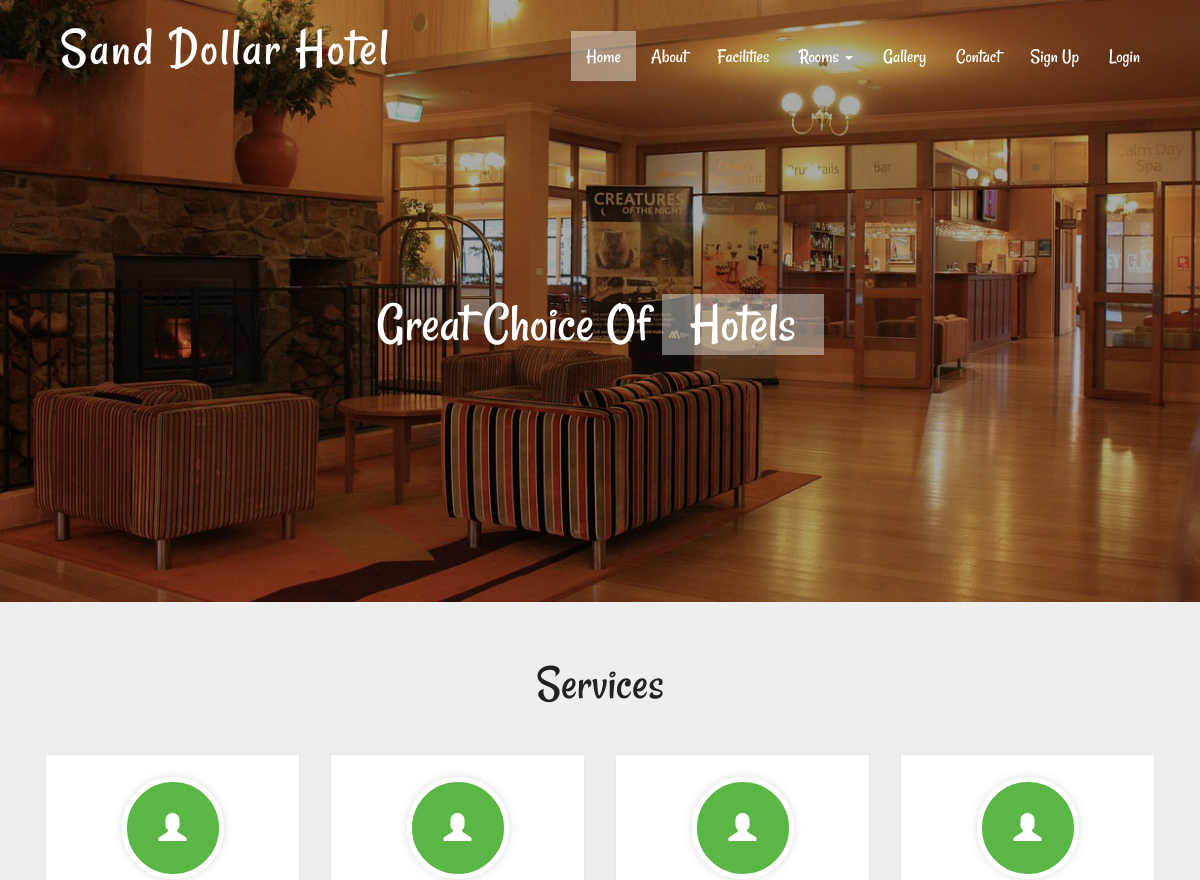
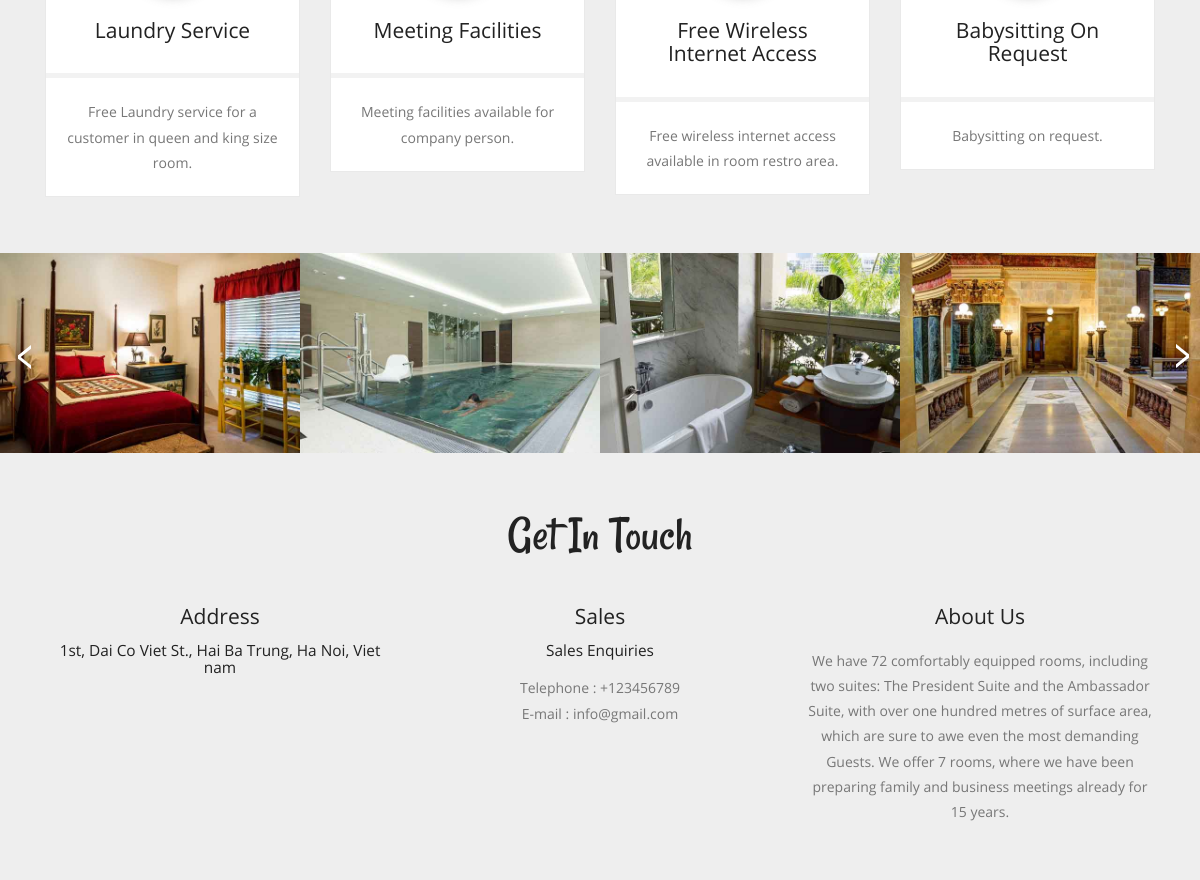
The page / on the database its author committed (2 pictures, top to bottom).
### tables this page shows
CREATE TABLE `tblfacility` (
  `ID` int(10) NOT NULL,
  `FacilityTitle` varchar(200) DEFAULT NULL,
  `Description` mediumtext DEFAULT NULL,
  `Image` varchar(200) DEFAULT NULL,
  `CreationDate` timestamp NULL DEFAULT current_timestamp()
);

CREATE TABLE `tblpage` (
  `ID` int(10) NOT NULL,
  `PageType` varchar(120) DEFAULT NULL,
  `PageTitle` varchar(200) DEFAULT NULL,
  `PageDescription` mediumtext DEFAULT NULL,
  `Email` varchar(120) DEFAULT NULL,
  `MobileNumber` bigint(10) DEFAULT NULL,
  `UpdationDate` timestamp NULL DEFAULT NULL ON UPDATE current_timestamp()
);

### src/index.php (the view, shortened to what this page needs)
<?php
include('includes/dbconnection.php');
?>
<!DOCTYPE HTML>
<html>
<head>
	<link href="css/bootstrap.css" rel="stylesheet" type="text/css" media="all">
	<link href="css/style.css" rel="stylesheet" type="text/css" media="all" />
</head>
<body>
	<div class="header">
		<div class="container">
			<?php include_once('includes/header.php'); ?>
			<div class="slider">
				<div class="callbacks_container">
					<ul class="rslides" id="slider">
						<li>
							<h3>great choice of <span>hotels</span> </h3>
						</li>
					</ul>
				</div>
			</div>
		</div>
	</div>
	<div class="content">
		<div class="features">
			<div class="container">
				<h3>Services</h3>
				<div class="features-grids">
					<?php
					$sql = "SELECT * from tblfacility order by rand() limit 4";
					$query = $dbh->prepare($sql);
					$query->execute();
					$results = $query->fetchAll(PDO::FETCH_OBJ);
					if ($query->rowCount() > 0) {
						foreach ($results as $row) {               ?>
							<div class="col-md-3 feature-grid">
								<div class="feature">
									<div class="feature1">
										<span class="glyphicon glyphicon-user" aria-hidden="true"></span>
										<h4><?php echo htmlentities($row->FacilityTitle); ?></h4>
									</div>
									<div class="feature2">
										<p><?php echo htmlentities($row->Description); ?>. </p>
									</div>
								</div>
							</div>
					<?php $cnt = $cnt + 1;
						}
					} ?>
					<div class="clearfix"></div>
				</div>
			</div>
		</div>
		<div class="slider1">
			<div class="arrival-grids">
				<ul id="flexiselDemo1">
					<li>
						<a href="index.php"><img src="images/s1.jpg" alt="" />
						</a>
					</li>
					<li>
						<a href="index.php"><img src="images/s2.jpg" alt="" />
						</a>
					</li>
					<li>
						<a href="index.php"><img src="images/s3.jpg" alt="" />
						</a>
					</li>
					<li>
						<a href="index.php"><img src="images/s4.jpg" alt="" />
						</a>
					</li>
				</ul>
			</div>
		</div>
		<?php include_once('includes/getintouch.php'); ?>
</body>
</html>

### src/includes/getintouch.php (shortened to what this page needs)
<div class="touch-section">
	<div class="container">
		<h3>get in touch</h3>
		<div class="touch-grids">
			<?php
				$sql="SELECT * from tblpage where PageType='contactus'";
				$query = $dbh -> prepare($sql);
				$query->execute();
				$results=$query->fetchAll(PDO::FETCH_OBJ);
				$cnt=1;
				if($query->rowCount() > 0) {
					foreach($results as $row) {
			?>
			<div class="col-md-4 touch-grid">
				<h4>address</h4>
				<h5><?php echo htmlentities($row->PageDescription);?></h5>
			</div>
			<div class="col-md-4 touch-grid">
				<h4>Sales</h4>
				<h5>Sales Enquiries</h5>
				<p>Telephone : +<?php  echo htmlentities($row->MobileNumber);?></p>
				<p>E-mail : <?php  echo htmlentities($row->Email);?></p>
			</div>
			<?php $cnt=$cnt+1;}} ?>
			<div class="col-md-4 touch-grid">
				<?php
					$sql="SELECT * from tblpage where PageType='aboutus'";
					$query = $dbh -> prepare($sql);
					$query->execute();
					$results=$query->fetchAll(PDO::FETCH_OBJ);
					$cnt=1;
					if($query->rowCount() > 0) {
						foreach($results as $row) {
				?>
				<h4><?php  echo htmlentities($row->PageTitle);?></h4>
				<br>
				<p><?php  echo htmlentities($row->PageDescription);?></p>
				</div><?php $cnt=$cnt+1;}} ?>
					<div class="clearfix"></div>
				</div>
			</div>
		</div>
	</div>

### src/css/style.css (style rules this page uses)
body a { transition:0.5s all; -webkit-transition:0.5s all; -moz-transition:0.5s all; -o-transition:0.5s all; -ms-transition:0.5s all; }
h1,h2,h3,h4,h5,h6 { padding:0 0; margin:0 0; }
p { padding:0 0; margin:0 0; }
ul { padding:0 0; margin:0 0; }
body { padding:0 0; margin:0 0; font-family: 'OpenSans-Regular' }
.header { background:url(../images/banner1.jpg) no-repeat 0px 0px; background-size:cover; -webkit-background-size: cover; -moz-background-size: cover; -o-background-size: cover; -ms-background-size: cover; min-height:764px; padding-bottom: 4em; }
.slider { position: relative; text-align: center; width: 100%; margin: 20em 0 0; }
.rslides { position: relative; list-style: none; overflow: hidden; width: 100%; padding: 0; margin: 0; }
.rslides h3 { color: #fff; font-size: 4em; text-transform: capitalize; font-family: 'Rancho-Regular'; }
.rslides h3 span { color: #fff; background-color: rgba(249, 255, 247, 0.42); padding: .5em; }
.rslides li { -webkit-backface-visibility: hidden; position: absolute; display: none; width: 100%; left: 0; top: 0; }
.rslides li:first-child { position: relative; display: block; float: left; }
.features { text-align: center; padding: 4em 0; background:#eee; }
.feature { background: #fff; border: 1px solid #E9E9E9; }
.features h3 { font-size: 3.5em; text-transform: capitalize; font-family: 'Rancho-Regular'; color: #222; }
.feature2 p { font-size: 1em; line-height: 1.8em; color: #777; border-top: 5px solid #F2F2F2; padding: 1.5em; }
.feature1 h4 { font-size: 1.5em; color: #222; padding: 1em 0 0.5em; text-transform: capitalize; }
span.glyphicon.glyphicon-user,span.glyphicon.glyphicon-camera,span.glyphicon.glyphicon-calendar,span.glyphicon.glyphicon-gift { border-radius: 4em; font-size: 2em; -webkit-border-radius: 4em; -moz-border-radius: 4em; -o-border-radius: 4em; border: 5px solid #FFF; box-shadow: 0px 0px 10px rgba(119, 119, 119, 0.25); -webkit-box-shadow: 0px 0px 10px rgba(119, 119, 119, 0.25); -moz-box-shadow: 0px 0px 10px rgba(119, 119, 119, 0.25); -o-box-shadow: 0px 0px 10px rgba(119, 119, 119, 0.25); display: inline-block; padding: 32px; background: #5ab645; background: -moz-linear-gradient(top, #03bcfd 0%, #019bd1 100%); background: -webkit-gradient(linear, left top, left bottom, color-stop(0%,#5ab645), color-stop(100%,#5ab645)); background: -webkit-linear-gradient(top, #5ab645 0%,#5ab645 100%); background: -o-linear-gradient(top, #03bcfd 0%,#019bd1 100%); background: -ms-linear-gradient(top, #03bcfd 0%,#019bd1 100%); background: linear-gradient(to bottom, #5ab645 0%,#5ab645 100%); filter: progid:DXImageTransform.Microsoft.gradient( startColorstr='#03bcfd', endColorstr='#019bd1',GradientType=0 ); cursor: pointer; transition: 0.5s ease; -moz-transition: 0.5s ease; -o-transition: 0.5s ease; -webkit-transition: 0.5s ease; color: #fff; }
.features-grids { margin-top: 3em; }
.feature1 { padding: 1.5em; }
#flexiselDemo1, #flexiselDemo2, #flexiselDemo3 { display: none; }
.nbs-flexisel-ul { position: relative; width: 9999px; margin: 0px; padding: 0px; list-style-type: none; text-align: center; }
.nbs-flexisel-item { float: left; margin: 0px; padding: 0px; cursor: pointer; position: relative; }
ul#flexiselDemo1 li a { text-decoration:none; display:block; }
.nbs-flexisel-item > a img { cursor: auto; position: relative; width: 100%; margin: 0; }
.touch-section { padding: 4em 0; text-align: center; background-color: #eee; }
.touch-grids { margin-top: 3em; }
.touch-grid h4 { font-size: 1.5em; color: #222; text-transform: capitalize; }
.touch-section h3 { font-size: 3.5em; text-transform: capitalize; font-family: 'Rancho-Regular'; color: #222; }
.touch-grid h5 { font-size: 1.1em; padding: 1em 0; color: #222; }
.touch-grid p { font-size: 1em; line-height: 1.8em; color: #777; }
@media (max-width:1440px) { .slider { margin: 18em 0 0; } }
@media (max-width:1440px) { .header { min-height: 679px; } }
@media (max-width:1366px) { .header { min-height: 652px; } }
@media (max-width:1366px) { .slider { margin: 16em 0 0; } }
@media (max-width:1280px) { .header { min-height: 602px; } }
@media (max-width:1280px) { .slider { margin: 14em 0 0; } }

### rows shown on the page
tblfacility: FacilityTitle "Laundry Service", Description "Free Laundry service for a customer in queen and king size room"
tblfacility: FacilityTitle "Meeting Facilities", Description "Meeting facilities available for company person"
tblfacility: FacilityTitle "Free Wireless Internet Access", Description "Free wireless internet access available in room restro area"
tblfacility: FacilityTitle "Babysitting On Request", Description "Babysitting on request"
tblpage: PageDescription "1st, Dai Co Viet St., Hai Ba Trung, Ha Noi, Viet nam", MobileNumber "123456789", Email "info@gmail.com"
tblpage: PageTitle "About Us", PageDescription "We have 72 comfortably equipped rooms, including two suites: The President Suite and the Ambassador Suite, with over one hundred metres of surface area, which are sure to awe even the most demanding Guests. We offer 7 rooms, where we have been preparing family and business meetings already for 15 years."
